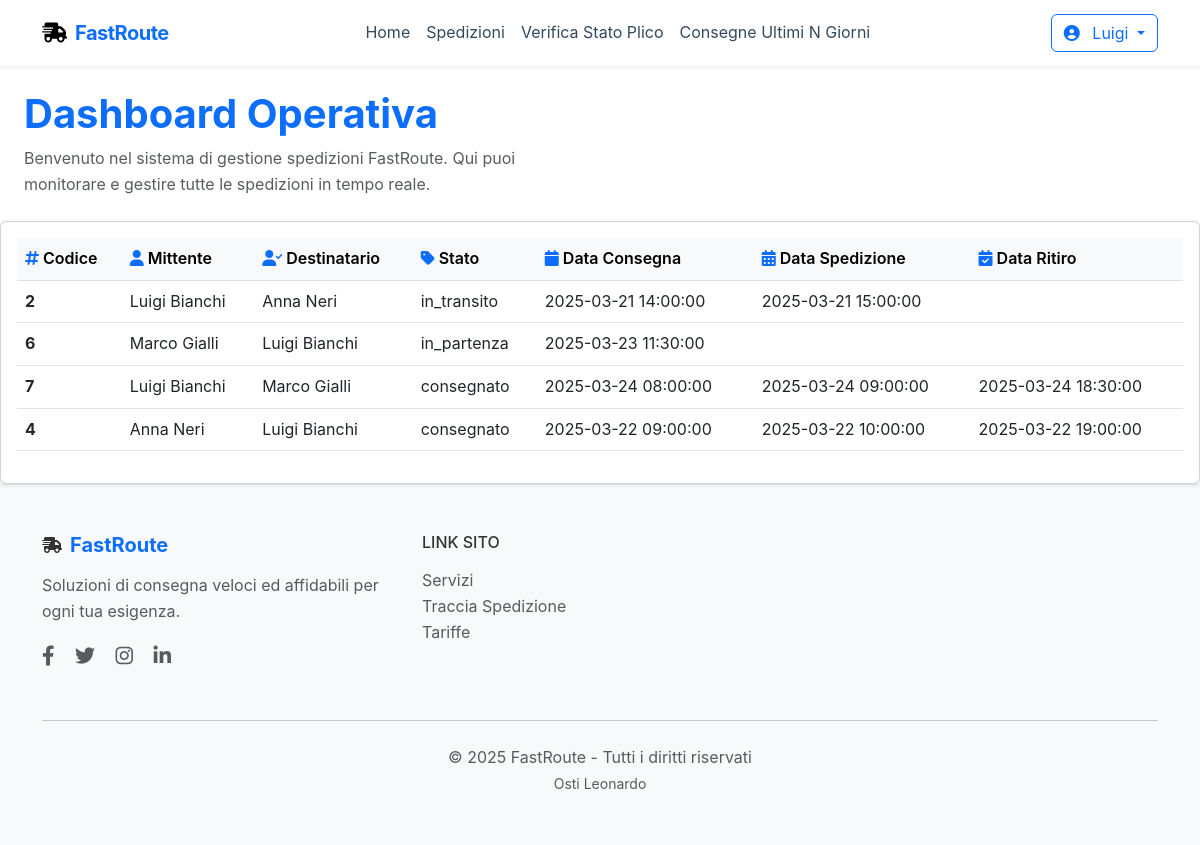
/dashboard.php (signed in), run on the app's committed database.
### tables this page shows
CREATE TABLE plichi (
  id INT PRIMARY KEY AUTO_INCREMENT,
  consegna DATETIME,
  spedizione DATETIME,
  ritiro DATETIME,
  stato ENUM('in_partenza','in_transito','consegnato') NOT NULL,
  mittente INT NOT NULL,
  destinatario INT NOT NULL,
  sede_arrivo INT NOT NULL,
  sede_partenza INT NOT NULL,
  FOREIGN KEY (mittente) REFERENCES clienti(id) ON DELETE CASCADE,
  FOREIGN KEY (destinatario) REFERENCES clienti(id) ON DELETE CASCADE,
  FOREIGN KEY (sede_arrivo) REFERENCES sedi(id) ON DELETE CASCADE,
  FOREIGN KEY (sede_partenza) REFERENCES sedi(id) ON DELETE CASCADE
);

CREATE TABLE clienti (
   id INT PRIMARY KEY AUTO_INCREMENT,
   nome VARCHAR(100) NOT NULL,
   cognome VARCHAR(100) NOT NULL,
   indirizzo VARCHAR(100) NOT NULL,
   telefono INT NOT NULL,
   email VARCHAR(100) NOT NULL,
   password VARCHAR(64) NOT NULL,
   punti_fedelta INT
);

### base/database_connection/db_functions.php (the view, shortened to what this page needs)
<?php
function StampaSpedizioniCliente($database) {
    $nome = $_SESSION['username'];
    $cognome = $_SESSION['cognome'];
    try {
        $sql = "
            SELECT
                p.id AS codice_plico,
                mittente.nome AS nome_mittente,
                mittente.cognome AS cognome_mittente,
                destinatario.nome AS nome_destinatario,
                destinatario.cognome AS cognome_destinatario,
                p.stato,
                p.consegna,
                p.spedizione,
                p.ritiro
            FROM fastroute.plichi p
            JOIN fastroute.clienti mittente
              ON p.mittente = mittente.id
            JOIN fastroute.clienti destinatario
              ON p.destinatario = destinatario.id
            WHERE
              (mittente.nome = :nome AND mittente.cognome = :cognome)
              OR
              (destinatario.nome = :nome AND destinatario.cognome = :cognome)
              ORDER BY p.ritiro IS NOT NULL, p.ritiro DESC";
        $stmt = $database->prepare($sql);
        $stmt->bindParam(':nome',    $nome);
        $stmt->bindParam(':cognome', $cognome);
        $stmt->execute();
        $spedizioni = $stmt->fetchAll(PDO::FETCH_ASSOC);
        if (!empty($spedizioni)) {
            foreach ($spedizioni as $s) {
                echo "<tr>
                        <td><strong>{$s['codice_plico']}</strong></td>
                        <td>{$s['nome_mittente']} {$s['cognome_mittente']}</td>
                        <td>{$s['nome_destinatario']} {$s['cognome_destinatario']}</td>
                        <td>{$s['stato']}</td>
                        <td>{$s['consegna']}</td>
                        <td>{$s['spedizione']}</td>
                        <td>{$s['ritiro']}</td>
                      </tr>";
            }
        } else {
            echo "<h3 class='text-primary text-center my-5'>Nessuna spedizione trovata.</h3>";
        }
    } catch (PDOException $e) {
        echo "Errore di connessione: " . htmlspecialchars($e->getMessage());
    }
}

### dashboard.php (shortened to what this page needs)
<?php
include "base/database_connection/db_functions.php";
$database = require 'base/database_connection/database_connection.php';
?>
<!DOCTYPE html>
<html lang="it">
<head>
    <link href="https://cdn.jsdelivr.net/npm/bootstrap@5.3.0/dist/css/bootstrap.min.css" rel="stylesheet">
    <link href="https://cdnjs.cloudflare.com/ajax/libs/font-awesome/6.0.0/css/all.min.css" rel="stylesheet">
    <link href="style/style.css" rel="stylesheet">
</head>
<body class="d-flex flex-column min-vh-100">
<?php include 'base/header.php'?>
<div class="align-items-center m-4">
    <div class="col-lg-6">
        <h1 class="fw-bold text-primary mb-2">Dashboard Operativa</h1>
        <p class="text-muted mb-0">Benvenuto nel sistema di gestione spedizioni FastRoute. Qui puoi monitorare e gestire tutte le spedizioni in tempo reale.</p>
    </div>
</div>
<div class="card shadow-sm">
    <div class="card-body">
        <div class="table-responsive">
            <table class="table table-hover align-middle" id="shipmentsTable">
                <thead class="table-light">
                <tr>
                    <th scope="col" class="fw-semibold">
                        <i class="fas fa-hashtag me-1 text-primary"></i>Codice
                    </th>
                    <th scope="col" class="fw-semibold">
                        <i class="fas fa-user me-1 text-primary"></i>Mittente
                    </th>
                    <th scope="col" class="fw-semibold">
                        <i class="fas fa-user-check me-1 text-primary"></i>Destinatario
                    </th>
                    <th scope="col" class="fw-semibold">
                        <i class="fas fa-tag me-1 text-primary"></i>Stato
                    </th>
                    <th scope="col" class="fw-semibold">
                        <i class="fas fa-calendar me-1 text-primary"></i>Data Consegna
                    </th>
                    <th scope="col" class="fw-semibold">
                        <i class="fas fa-calendar-alt me-1 text-primary"></i>Data Spedizione
                    </th>
                    <th scope="col" class="fw-semibold">
                        <i class="fas fa-calendar-check me-1 text-primary"></i>Data Ritiro
                    </th>
                </tr>
                </thead>
                <tbody>
                <?php
                if (isset($_SESSION['ruolo']) && $_SESSION['ruolo'] == 'personale')
                    StampaSpedizioni($database);
                else if(isset($_SESSION['ruolo']) && $_SESSION['ruolo'] == 'cliente')
                    StampaSpedizioniCliente($database);
                else
                    echo "<h2 class='text-primary text-center my-5'>Accedi per vedere le tue spedizioni</h2>";
                ?>
                </tbody>
            </table>
        </div>
    </div>
</div>
<?php include 'base/footer.php'?>
</body>
</html>

### base/header.php (shortened to what this page needs)
<nav class="navbar navbar-expand-lg navbar-light bg-white shadow-sm">
    <div class="container">
        <a class="navbar-brand d-flex align-items-center" href="index.php">
            <i class="fa fa-truck-fast me-2"></i>
            <span class="brand-text fw-bold text-primary">FastRoute</span>
        </a>
        <div class="collapse navbar-collapse" id="mainNavigation">
            <ul class="navbar-nav mx-auto">
                <li class="nav-item">
                    <a class="nav-link" href="index.php">Home</a>
                </li>
                <li class="nav-item">
                    <a class="nav-link" href="dashboard.php">Spedizioni</a>
                </li>
                <li class="nav-item">
                    <a class="nav-link" href="stato_plico.php">Verifica Stato Plico</a>
                </li>
                <li class="nav-item">
                    <a class="nav-link" href="ricerca_giorni.php">Consegne Ultimi N Giorni</a>
                </li>
            </ul>
            <div class="nav-actions d-flex align-items-center">
                <?php if(isset($_SESSION['user_id'])){ ?>
                    <div class="dropdown">
                        <button class="btn btn-outline-primary dropdown-toggle" type="button"
                                id="userDropdown" data-bs-toggle="dropdown" aria-expanded="false">
                            <i class="fas fa-user-circle me-2"></i>
                            <?php echo $_SESSION['username'] ?? 'Utente'; ?>
                        </button>
                    </div>
                <?php } ?>
            </div>
        </div>
    </div>
</nav>

### base/footer.php (shortened to what this page needs)
<footer class="footer bg-light py-5">
    <div class="container">
        <div class="row">
            <div class="col-md-4 mb-4">
                <div class="footer-brand d-flex align-items-center mb-3">
                    <i class="fa fa-truck-fast me-2"></i>
                    <h5 class="mb-0 fw-bold text-primary">FastRoute</h5>
                </div>
                <p class="text-muted">Soluzioni di consegna veloci ed affidabili per ogni tua esigenza.</p>
                <div class="social-links">
                    <a href="#" class="text-muted me-3"><i class="fab fa-facebook-f"></i></a>
                    <a href="#" class="text-muted me-3"><i class="fab fa-twitter"></i></a>
                    <a href="#" class="text-muted me-3"><i class="fab fa-instagram"></i></a>
                    <a href="#" class="text-muted"><i class="fab fa-linkedin-in"></i></a>
                </div>
            </div>
            <div class="col-md-4 mb-4">
                <h6 class="text-uppercase mb-3">Link Sito</h6>
                <div class="col-6">
                    <ul class="list-unstyled">
                        <li><a href="services.php" class="text-muted">Servizi</a></li>
                        <li><a href="track-shipment.php" class="text-muted">Traccia Spedizione</a></li>
                        <li><a href="pricing.php" class="text-muted">Tariffe</a></li>
                    </ul>
                </div>
            </div>
        </div>
        <hr class="my-4">
        <div class="text-center">
            <p class="text-muted mb-0">
                &copy; 2025 FastRoute - Tutti i diritti riservati
                <br>
                <small>Osti Leonardo</small>
            </p>
        </div>
    </div>
</footer>

### style/style.css (style rules this page uses)
:root { --fr-primary: #2c3e50; --fr-secondary: #34495e; --fr-accent: #3498db; --fr-light: #ecf0f1; --fr-dark: #2c3e50; --fr-text-color: #333; }
body { font-family: 'Inter', -apple-system, BlinkMacSystemFont, 'Segoe UI', Roboto, Oxygen, Ubuntu, Cantarell, 'Open Sans', 'Helvetica Neue', sans-serif; color: var(--fr-text-color); line-height: 1.6; }
.navbar { transition: all 0.3s ease; padding-top: 0.75rem; padding-bottom: 0.75rem; }
.brand-text { font-size: 1.25rem; letter-spacing: -0.5px; }
.nav-link { position: relative; color: var(--fr-secondary); transition: color 0.3s ease; }
.nav-link::after { content: ''; position: absolute; width: 0; height: 2px; bottom: 0; left: 50%; background-color: var(--fr-accent); transition: all 0.3s ease; }
.footer { background-color: #a5a5a5; border-top: 1px solid rgba(0,0,0,0.05); }
.footer a { color: var(--fr-secondary); text-decoration: none; transition: color 0.3s ease; }
.social-links a { font-size: 1.25rem; transition: color 0.3s ease; }

### data on the page
plichi: id "2", mittente.nome "Luigi", mittente.cognome "Bianchi", destinatario.nome "Anna", destinatario.cognome "Neri", stato "in_transito", consegna "2025-03-21 14:00:00", spedizione "2025-03-21 15:00:00"
plichi: id "6", mittente.nome "Marco", mittente.cognome "Gialli", destinatario.nome "Luigi", destinatario.cognome "Bianchi", stato "in_partenza", consegna "2025-03-23 11:30:00"
plichi: id "7", mittente.nome "Luigi", mittente.cognome "Bianchi", destinatario.nome "Marco", destinatario.cognome "Gialli", stato "consegnato", consegna "2025-03-24 08:00:00", spedizione "2025-03-24 09:00:00", ritiro "2025-03-24 18:30:00"
plichi: id "4", mittente.nome "Anna", mittente.cognome "Neri", destinatario.nome "Luigi", destinatario.cognome "Bianchi", stato "consegnato", consegna "2025-03-22 09:00:00", spedizione "2025-03-22 10:00:00", ritiro "2025-03-22 19:00:00"

### other printed values
$_SESSION['username'] "Luigi"
